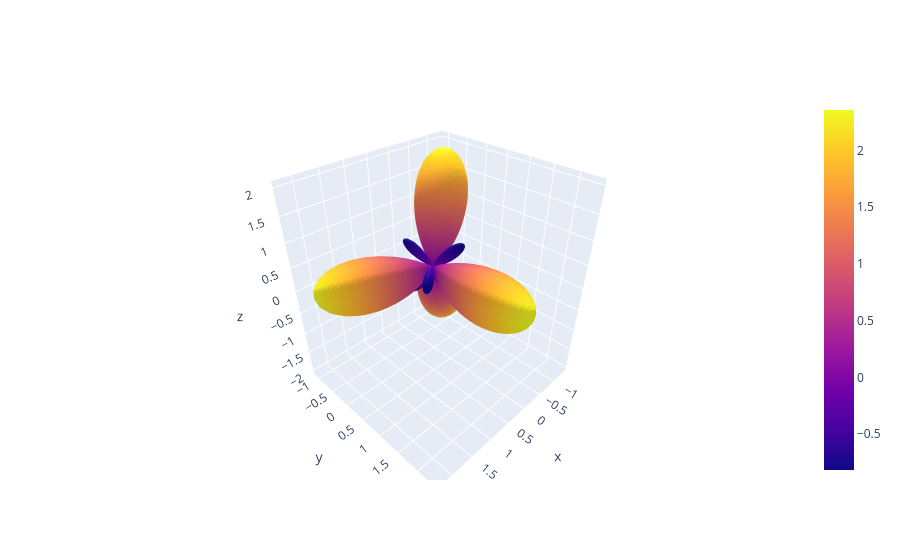

Notebook code cell kept with this figure:
### Code cell
go.Figure([go.Surface(**sph.plotly_surface(si_sig)[0])])

### Figure 1 — Plotly figure (JSON) as saved in the notebook; plotly's stock layout.template omitted (floating-point values rounded to 4 significant figures; data arrays with more than 128 entries replaced by an {"elided": "..."} marker saying what was removed)
{"data": [{"surfacecolor": {"elided": "100x100 float values"}, "type": "surface", "x": {"elided": "100x100 float values"}, "y": {"elided": "100x100 float values"}, "z": {"elided": "100x100 float values"}}], "layout": {}}
